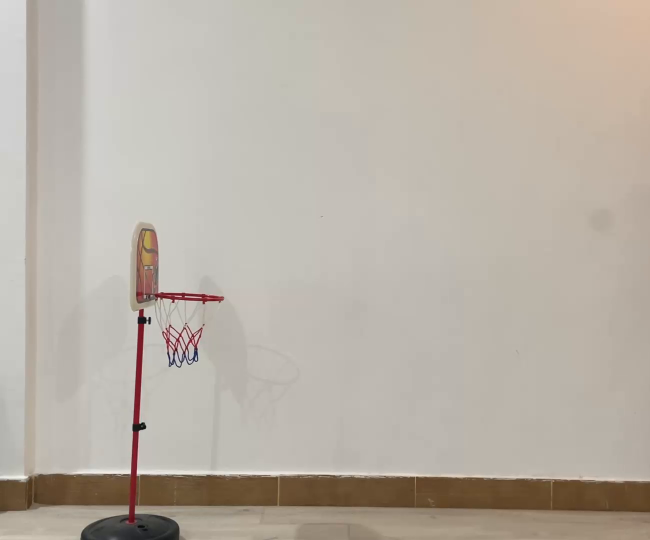
#> input picture frame 7 of Videos/vid (1).mp4, 1300 x 1080 px (shown at 1/2 size)
$ python 'main detecting circles.py'
#> lines starting #> are read from the running program, lines starting #| are printed output that depends on the picture; after the words box and inside, x2 and y2 are one past the last pixel; in counts of white or black regions, pixels touching at a corner belong together
import cv2
import numpy as np

def find_basketball_center(video_path):
    # Open the video file
#> called with video_path = 'Videos/vid (1).mp4'
    cap = cv2.VideoCapture(video_path)

    while cap.isOpened():
        ret, frame = cap.read()
#> frame is the input picture: shape (1080, 1300, 3); mean B, G, R 166.6, 176.8, 184.7

        if not ret:
            break

        # Convert the frame to grayscale
        gray = cv2.cvtColor(frame, cv2.COLOR_BGR2GRAY)
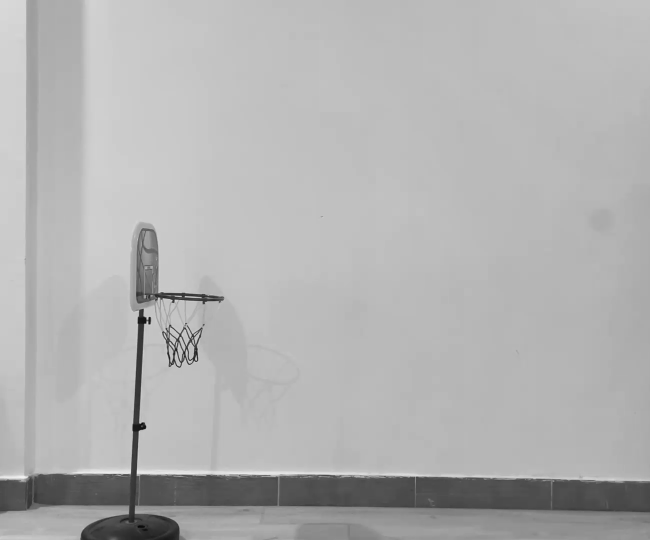
#> gray: shape (1080, 1300) (shown at 1/2 size); min 1, max 246, mean 178.1

        # Apply a blur to reduce noise
        blurred = cv2.GaussianBlur(gray, (5, 5), 0)

        # Use the HoughCircles function to detect circles in the frame
        circles = cv2.HoughCircles(
            blurred, cv2.HOUGH_GRADIENT, dp=1, minDist=20, param1=50, param2=30, minRadius=10, maxRadius=50
        )
#> circles = [[370.5, 639.5, 39.4], [322.5, 701.5, 49.4], [358.5, 612.5, 29.4]]

        if circles is not None:
            # Convert the (x, y) coordinates and radius of the circles to integers
            circles = np.round(circles[0, :]).astype("int")
#> circles = [[370, 640, 39], [322, 702, 49], [358, 612, 29]]

            # Draw the circle on the frame
            for (x, y, r) in circles:
                cv2.circle(frame, (x, y), r, (0, 255, 0), 4)
                center = (x, y)
                cv2.circle(frame, center, 1, (0, 255, 0), 5)
#> this loop made 3 passes
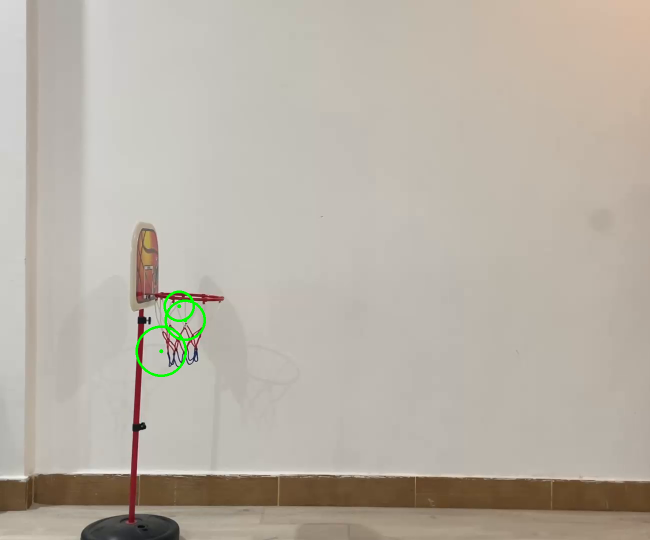
#> frame: shape (1080, 1300, 3) (shown at 1/2 size); 0.26% of pixels changed, all inside (x1, y1, x2, y2) = (271, 581, 412, 754)

            # Display the frame with the circle
            cv2.imshow("Basketball Detection", frame)

        # Break the loop if 'q' key is pressed
        if cv2.waitKey(1) & 0xFF == ord("q"):
#> (key q is pressed here)
            break

    # Release the video capture object and close all windows
    cap.release()
    cv2.destroyAllWindows()

# Example usage:
video_path = "Videos/vid (1).mp4"
find_basketball_center(video_path)

$ run again, starting later in the video
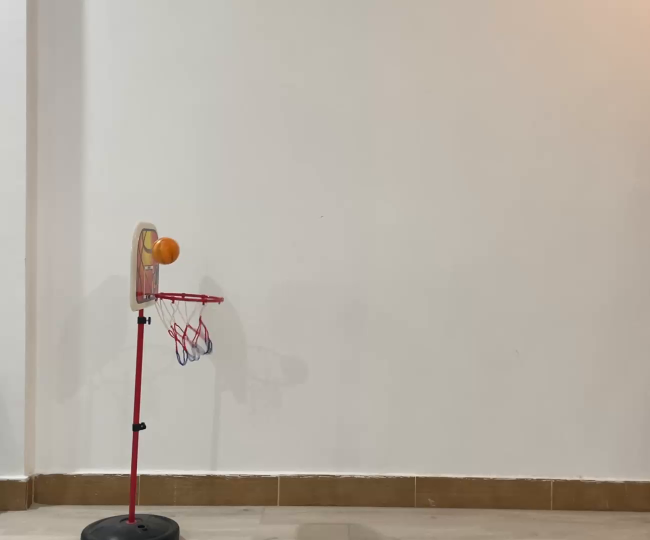
#> input picture frame 31 of Videos/vid (1).mp4, 1300 x 1080 px (shown at 1/2 size)
#> in find_basketball_center, frame is the input picture: shape (1080, 1300, 3); mean B, G, R 164.5, 175.1, 183
#> in find_basketball_center, `gray = cv2.cvtColor(frame, cv2.COLOR_BGR2GRAY)`:
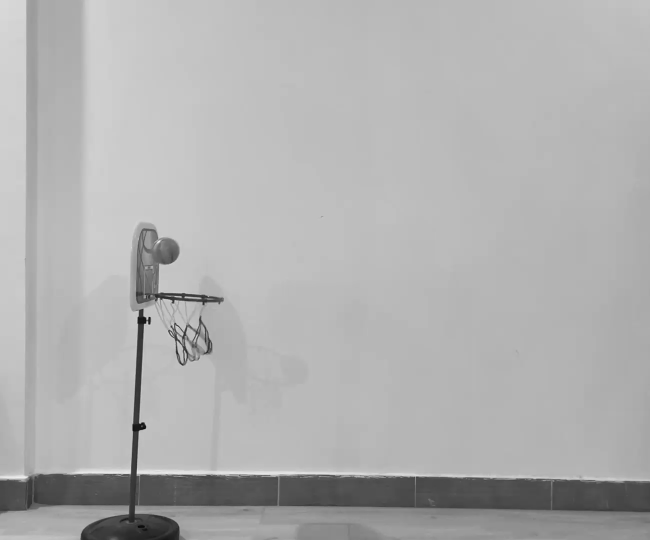
#> gray: shape (1080, 1300) (shown at 1/2 size); min 0, max 245, mean 176.3
#> in find_basketball_center, `circles = cv2.HoughCircles( blurred, cv2.HOUGH_GRADIENT, dp=1, minDist..`: circles = [[332.5, 501.5, 26.3], [371.5, 651.5, 33.8], [335.5, 613.5, 23.9], [373.5, 672.5, 17.2], [389.5, 694.5, 21.7], [389.5, 625.5, 28.2], [405.5, 680.5, 13.4]]
#> in find_basketball_center, `circles = np.round(circles[0, :]).astype("int")`: circles = [[332, 502, 26], [372, 652, 34], [336, 614, 24], [374, 672, 17], [390, 694, 22], [390, 626, 28], [406, 680, 13]]
#> the loop in find_basketball_center, `for (x, y, r) in circles:` made 7 passes
#> after the loop in find_basketball_center, `for (x, y, r) in circles:`:
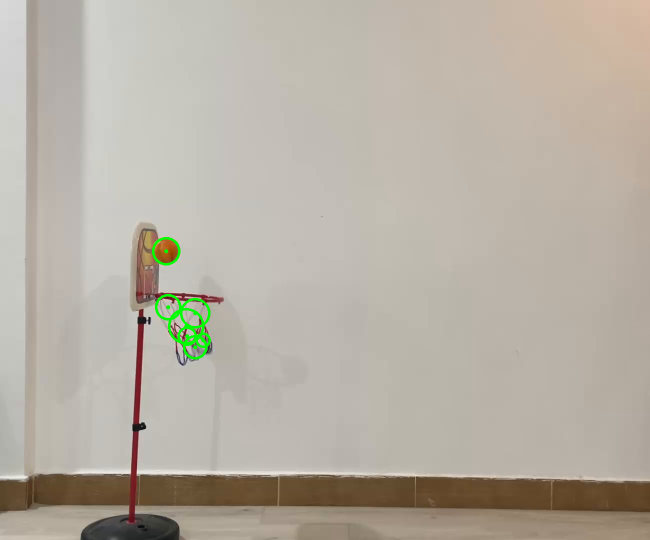
#> frame: shape (1080, 1300, 3) (shown at 1/2 size); 0.35% of pixels changed, all inside (x1, y1, x2, y2) = (304, 474, 422, 719)

$ run again, starting later in the video
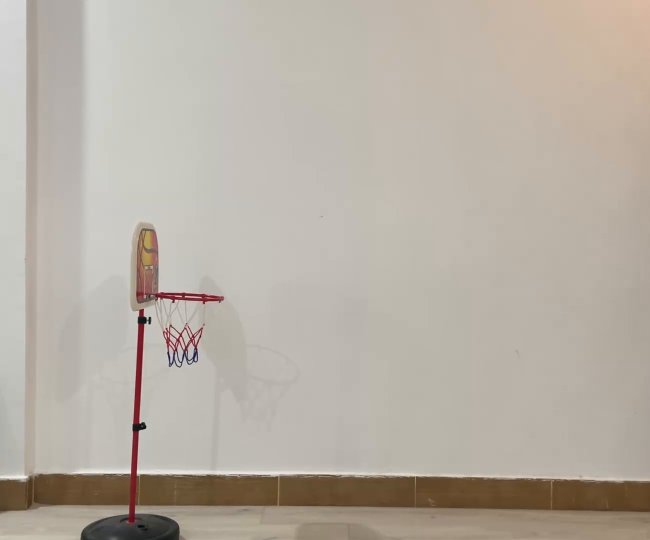
#> input picture frame 56 of Videos/vid (1).mp4, 1300 x 1080 px (shown at 1/2 size)
#> in find_basketball_center, frame is the input picture: shape (1080, 1300, 3); mean B, G, R 164.6, 175.1, 182.9
#> in find_basketball_center, `circles = cv2.HoughCircles( blurred, cv2.HOUGH_GRADIENT, dp=1, minDist..`: circles = [[364.5, 628.5, 45], [323.5, 706.5, 42.7], [375.5, 708.5, 19.4], [352.5, 611.5, 21.6], [364.5, 671.5, 17.2]]
#> in find_basketball_center, `circles = np.round(circles[0, :]).astype("int")`: circles = [[364, 628, 45], [324, 706, 43], [376, 708, 19], [352, 612, 22], [364, 672, 17]]
#> the loop in find_basketball_center, `for (x, y, r) in circles:` made 5 passes
#> after the loop in find_basketball_center, `for (x, y, r) in circles:`:
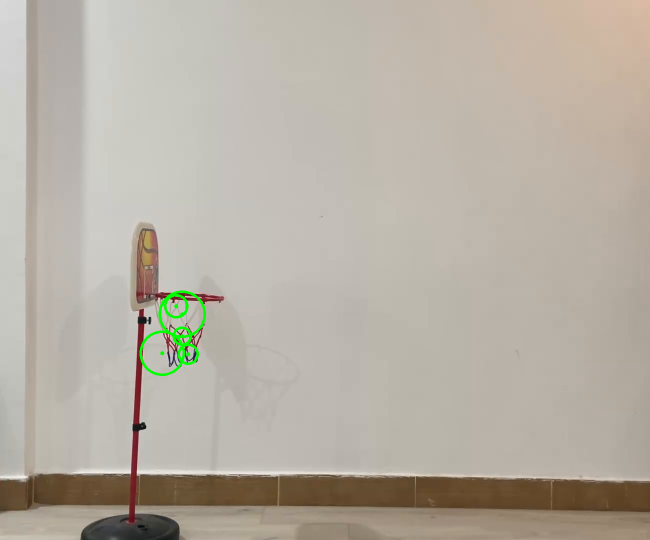
#> frame: shape (1080, 1300, 3) (shown at 1/2 size); 0.32% of pixels changed, all inside (x1, y1, x2, y2) = (279, 581, 412, 752)
